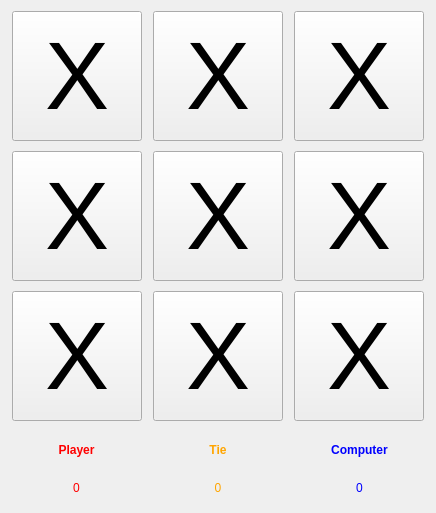
<?xml version="1.0" encoding="UTF-8"?>
<ui version="4.0">
 <class>Widget</class>
 <widget class="QWidget" name="Widget">
  <property name="geometry">
   <rect>
    <x>0</x>
    <y>0</y>
    <width>436</width>
    <height>513</height>
   </rect>
  </property>
  <property name="windowTitle">
   <string>Widget</string>
  </property>
  <layout class="QGridLayout" name="gridLayout_2">
   <item row="0" column="0">
    <layout class="QVBoxLayout" name="verticalLayout_4">
     <property name="spacing">
      <number>15</number>
     </property>
     <item>
      <layout class="QGridLayout" name="gridLayout">
       <property name="spacing">
        <number>10</number>
       </property>
       <item row="0" column="0">
        <widget class="QPushButton" name="button_1">
         <property name="sizePolicy">
          <sizepolicy hsizetype="Fixed" vsizetype="Fixed">
           <horstretch>0</horstretch>
           <verstretch>0</verstretch>
          </sizepolicy>
         </property>
         <property name="minimumSize">
          <size>
           <width>130</width>
           <height>130</height>
          </size>
         </property>
         <property name="font">
          <font>
           <pointsize>72</pointsize>
          </font>
         </property>
         <property name="styleSheet">
          <string notr="true"/>
         </property>
         <property name="text">
          <string>X</string>
         </property>
        </widget>
       </item>
       <item row="1" column="1">
        <widget class="QPushButton" name="button_5">
         <property name="sizePolicy">
          <sizepolicy hsizetype="Fixed" vsizetype="Fixed">
           <horstretch>0</horstretch>
           <verstretch>0</verstretch>
          </sizepolicy>
         </property>
         <property name="minimumSize">
          <size>
           <width>130</width>
           <height>130</height>
          </size>
         </property>
         <property name="font">
          <font>
           <pointsize>72</pointsize>
          </font>
         </property>
         <property name="styleSheet">
          <string notr="true"/>
         </property>
         <property name="text">
          <string>X</string>
         </property>
        </widget>
       </item>
       <item row="4" column="1">
        <widget class="QPushButton" name="button_8">
         <property name="sizePolicy">
          <sizepolicy hsizetype="Fixed" vsizetype="Fixed">
           <horstretch>0</horstretch>
           <verstretch>0</verstretch>
          </sizepolicy>
         </property>
         <property name="minimumSize">
          <size>
           <width>130</width>
           <height>130</height>
          </size>
         </property>
         <property name="font">
          <font>
           <pointsize>72</pointsize>
          </font>
         </property>
         <property name="styleSheet">
          <string notr="true"/>
         </property>
         <property name="text">
          <string>X</string>
         </property>
        </widget>
       </item>
       <item row="0" column="1">
        <widget class="QPushButton" name="button_2">
         <property name="sizePolicy">
          <sizepolicy hsizetype="Fixed" vsizetype="Fixed">
           <horstretch>0</horstretch>
           <verstretch>0</verstretch>
          </sizepolicy>
         </property>
         <property name="minimumSize">
          <size>
           <width>130</width>
           <height>130</height>
          </size>
         </property>
         <property name="font">
          <font>
           <pointsize>72</pointsize>
          </font>
         </property>
         <property name="styleSheet">
          <string notr="true"/>
         </property>
         <property name="text">
          <string>X</string>
         </property>
        </widget>
       </item>
       <item row="4" column="0">
        <widget class="QPushButton" name="button_7">
         <property name="sizePolicy">
          <sizepolicy hsizetype="Fixed" vsizetype="Fixed">
           <horstretch>0</horstretch>
           <verstretch>0</verstretch>
          </sizepolicy>
         </property>
         <property name="minimumSize">
          <size>
           <width>130</width>
           <height>130</height>
          </size>
         </property>
         <property name="font">
          <font>
           <pointsize>72</pointsize>
          </font>
         </property>
         <property name="styleSheet">
          <string notr="true"/>
         </property>
         <property name="text">
          <string>X</string>
         </property>
        </widget>
       </item>
       <item row="1" column="2">
        <widget class="QPushButton" name="button_6">
         <property name="sizePolicy">
          <sizepolicy hsizetype="Fixed" vsizetype="Fixed">
           <horstretch>0</horstretch>
           <verstretch>0</verstretch>
          </sizepolicy>
         </property>
         <property name="minimumSize">
          <size>
           <width>130</width>
           <height>130</height>
          </size>
         </property>
         <property name="font">
          <font>
           <pointsize>72</pointsize>
          </font>
         </property>
         <property name="styleSheet">
          <string notr="true"/>
         </property>
         <property name="text">
          <string>X</string>
         </property>
        </widget>
       </item>
       <item row="4" column="2">
        <widget class="QPushButton" name="button_9">
         <property name="enabled">
          <bool>true</bool>
         </property>
         <property name="sizePolicy">
          <sizepolicy hsizetype="Fixed" vsizetype="Fixed">
           <horstretch>0</horstretch>
           <verstretch>0</verstretch>
          </sizepolicy>
         </property>
         <property name="minimumSize">
          <size>
           <width>130</width>
           <height>130</height>
          </size>
         </property>
         <property name="font">
          <font>
           <pointsize>72</pointsize>
          </font>
         </property>
         <property name="styleSheet">
          <string notr="true"/>
         </property>
         <property name="text">
          <string>X</string>
         </property>
        </widget>
       </item>
       <item row="1" column="0">
        <widget class="QPushButton" name="button_4">
         <property name="sizePolicy">
          <sizepolicy hsizetype="Fixed" vsizetype="Fixed">
           <horstretch>0</horstretch>
           <verstretch>0</verstretch>
          </sizepolicy>
         </property>
         <property name="minimumSize">
          <size>
           <width>130</width>
           <height>130</height>
          </size>
         </property>
         <property name="font">
          <font>
           <pointsize>72</pointsize>
          </font>
         </property>
         <property name="styleSheet">
          <string notr="true"/>
         </property>
         <property name="text">
          <string>X</string>
         </property>
        </widget>
       </item>
       <item row="0" column="2">
        <widget class="QPushButton" name="button_3">
         <property name="sizePolicy">
          <sizepolicy hsizetype="Fixed" vsizetype="Fixed">
           <horstretch>0</horstretch>
           <verstretch>0</verstretch>
          </sizepolicy>
         </property>
         <property name="minimumSize">
          <size>
           <width>130</width>
           <height>130</height>
          </size>
         </property>
         <property name="font">
          <font>
           <pointsize>72</pointsize>
          </font>
         </property>
         <property name="styleSheet">
          <string notr="true"/>
         </property>
         <property name="text">
          <string>X</string>
         </property>
        </widget>
       </item>
      </layout>
     </item>
     <item>
      <layout class="QHBoxLayout" name="horizontalLayout">
       <property name="spacing">
        <number>10</number>
       </property>
       <item>
        <layout class="QVBoxLayout" name="verticalLayout_3">
         <property name="spacing">
          <number>10</number>
         </property>
         <item>
          <widget class="QLabel" name="label">
           <property name="styleSheet">
            <string notr="true">font-weight:bold;color: red;</string>
           </property>
           <property name="text">
            <string>Player</string>
           </property>
           <property name="alignment">
            <set>Qt::AlignCenter</set>
           </property>
          </widget>
         </item>
         <item>
          <widget class="QLabel" name="labelScorePlayer">
           <property name="sizePolicy">
            <sizepolicy hsizetype="Preferred" vsizetype="Preferred">
             <horstretch>0</horstretch>
             <verstretch>0</verstretch>
            </sizepolicy>
           </property>
           <property name="styleSheet">
            <string notr="true">color: red;</string>
           </property>
           <property name="text">
            <string>0</string>
           </property>
           <property name="alignment">
            <set>Qt::AlignCenter</set>
           </property>
          </widget>
         </item>
        </layout>
       </item>
       <item>
        <layout class="QVBoxLayout" name="verticalLayout_2">
         <property name="spacing">
          <number>10</number>
         </property>
         <item>
          <widget class="QLabel" name="label_2">
           <property name="styleSheet">
            <string notr="true">font-weight:bold;color: orange;</string>
           </property>
           <property name="text">
            <string>Tie</string>
           </property>
           <property name="alignment">
            <set>Qt::AlignCenter</set>
           </property>
          </widget>
         </item>
         <item>
          <widget class="QLabel" name="labelScoreTie">
           <property name="styleSheet">
            <string notr="true">color: orange;</string>
           </property>
           <property name="text">
            <string>0</string>
           </property>
           <property name="alignment">
            <set>Qt::AlignCenter</set>
           </property>
          </widget>
         </item>
        </layout>
       </item>
       <item>
        <layout class="QVBoxLayout" name="verticalLayout">
         <property name="spacing">
          <number>10</number>
         </property>
         <item>
          <widget class="QLabel" name="label_3">
           <property name="styleSheet">
            <string notr="true">font-weight:bold;color: blue;</string>
           </property>
           <property name="text">
            <string>Computer</string>
           </property>
           <property name="alignment">
            <set>Qt::AlignCenter</set>
           </property>
          </widget>
         </item>
         <item>
          <widget class="QLabel" name="labelScoreComputer">
           <property name="styleSheet">
            <string notr="true">color: blue;</string>
           </property>
           <property name="text">
            <string>0</string>
           </property>
           <property name="alignment">
            <set>Qt::AlignCenter</set>
           </property>
          </widget>
         </item>
        </layout>
       </item>
      </layout>
     </item>
    </layout>
   </item>
  </layout>
 </widget>
 <resources/>
 <connections/>
</ui>
